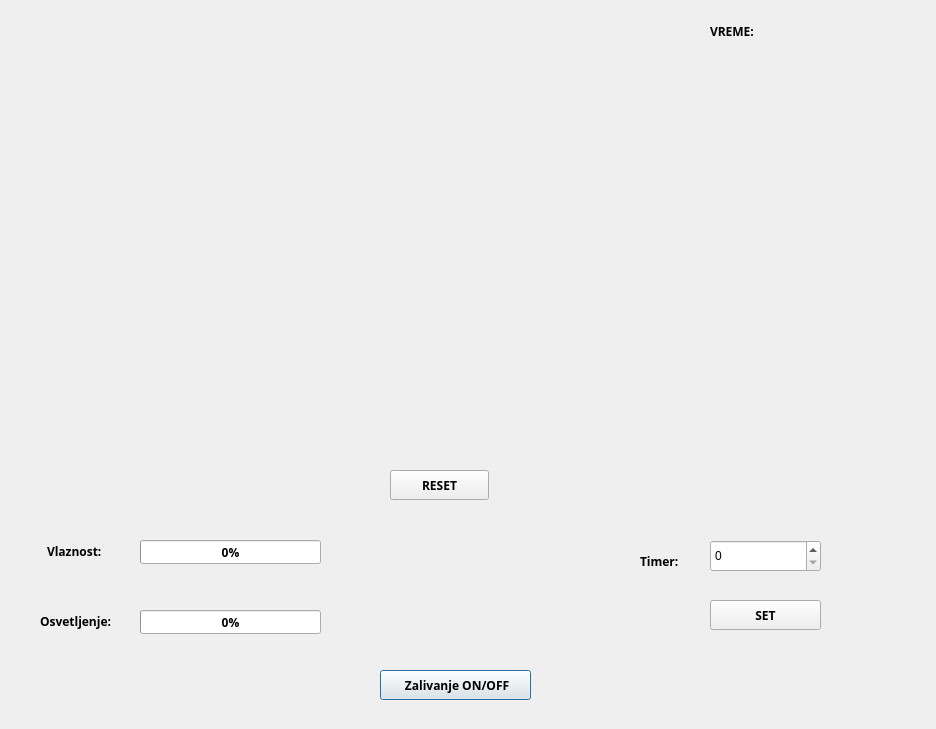
<?xml version="1.0" encoding="UTF-8"?>
<ui version="4.0">
 <class>Dialog</class>
 <widget class="QDialog" name="Dialog">
  <property name="geometry">
   <rect>
    <x>0</x>
    <y>0</y>
    <width>936</width>
    <height>729</height>
   </rect>
  </property>
  <property name="windowTitle">
   <string>Dialog</string>
  </property>
  <widget class="QPushButton" name="pushButton">
   <property name="geometry">
    <rect>
     <x>380</x>
     <y>670</y>
     <width>151</width>
     <height>30</height>
    </rect>
   </property>
   <property name="font">
    <font>
     <family>Quicksand</family>
     <weight>75</weight>
     <bold>true</bold>
    </font>
   </property>
   <property name="text">
    <string> Zalivanje ON/OFF</string>
   </property>
   <property name="checkable">
    <bool>true</bool>
   </property>
  </widget>
  <widget class="QLabel" name="label">
   <property name="geometry">
    <rect>
     <x>47</x>
     <y>540</y>
     <width>81</width>
     <height>22</height>
    </rect>
   </property>
   <property name="font">
    <font>
     <family>Quicksand</family>
     <weight>75</weight>
     <bold>true</bold>
    </font>
   </property>
   <property name="text">
    <string>Vlaznost:</string>
   </property>
  </widget>
  <widget class="QLabel" name="label_2">
   <property name="geometry">
    <rect>
     <x>40</x>
     <y>610</y>
     <width>91</width>
     <height>22</height>
    </rect>
   </property>
   <property name="font">
    <font>
     <family>Quicksand</family>
     <weight>75</weight>
     <bold>true</bold>
    </font>
   </property>
   <property name="text">
    <string>Osvetljenje:</string>
   </property>
  </widget>
  <widget class="QProgressBar" name="progressBar">
   <property name="geometry">
    <rect>
     <x>140</x>
     <y>540</y>
     <width>181</width>
     <height>24</height>
    </rect>
   </property>
   <property name="font">
    <font>
     <family>Quicksand</family>
     <weight>75</weight>
     <bold>true</bold>
    </font>
   </property>
   <property name="minimum">
    <number>0</number>
   </property>
   <property name="maximum">
    <number>100</number>
   </property>
   <property name="value">
    <number>0</number>
   </property>
  </widget>
  <widget class="QProgressBar" name="progressBar_2">
   <property name="geometry">
    <rect>
     <x>140</x>
     <y>610</y>
     <width>181</width>
     <height>24</height>
    </rect>
   </property>
   <property name="font">
    <font>
     <family>Quicksand</family>
     <weight>75</weight>
     <bold>true</bold>
    </font>
   </property>
   <property name="autoFillBackground">
    <bool>false</bool>
   </property>
   <property name="maximum">
    <number>100</number>
   </property>
   <property name="value">
    <number>0</number>
   </property>
  </widget>
  <widget class="QWidget" name="verticalLayoutWidget">
   <property name="geometry">
    <rect>
     <x>20</x>
     <y>60</y>
     <width>891</width>
     <height>401</height>
    </rect>
   </property>
   <layout class="QVBoxLayout" name="verticalLayout"/>
  </widget>
  <widget class="QPushButton" name="pushButton_2">
   <property name="geometry">
    <rect>
     <x>390</x>
     <y>470</y>
     <width>99</width>
     <height>30</height>
    </rect>
   </property>
   <property name="font">
    <font>
     <family>Quicksand</family>
     <weight>75</weight>
     <bold>true</bold>
    </font>
   </property>
   <property name="text">
    <string>RESET</string>
   </property>
  </widget>
  <widget class="QLabel" name="label_3">
   <property name="geometry">
    <rect>
     <x>640</x>
     <y>550</y>
     <width>68</width>
     <height>22</height>
    </rect>
   </property>
   <property name="font">
    <font>
     <family>Quicksand</family>
     <weight>75</weight>
     <bold>true</bold>
    </font>
   </property>
   <property name="text">
    <string>Timer:</string>
   </property>
  </widget>
  <widget class="QPushButton" name="pushButton_3">
   <property name="geometry">
    <rect>
     <x>710</x>
     <y>600</y>
     <width>111</width>
     <height>30</height>
    </rect>
   </property>
   <property name="font">
    <font>
     <family>Quicksand</family>
     <weight>75</weight>
     <bold>true</bold>
    </font>
   </property>
   <property name="text">
    <string>SET</string>
   </property>
   <property name="checkable">
    <bool>false</bool>
   </property>
  </widget>
  <widget class="QLabel" name="label_4">
   <property name="geometry">
    <rect>
     <x>710</x>
     <y>20</y>
     <width>68</width>
     <height>22</height>
    </rect>
   </property>
   <property name="font">
    <font>
     <family>Quicksand</family>
     <weight>75</weight>
     <bold>true</bold>
    </font>
   </property>
   <property name="text">
    <string>VREME:</string>
   </property>
  </widget>
  <widget class="QLabel" name="label_5">
   <property name="geometry">
    <rect>
     <x>780</x>
     <y>20</y>
     <width>131</width>
     <height>22</height>
    </rect>
   </property>
   <property name="font">
    <font>
     <family>Quicksand</family>
     <weight>75</weight>
     <bold>true</bold>
    </font>
   </property>
   <property name="text">
    <string/>
   </property>
  </widget>
  <widget class="QSpinBox" name="spinBox">
   <property name="geometry">
    <rect>
     <x>710</x>
     <y>540</y>
     <width>111</width>
     <height>32</height>
    </rect>
   </property>
  </widget>
 </widget>
 <layoutdefault spacing="6" margin="11"/>
 <resources/>
 <connections/>
</ui>
